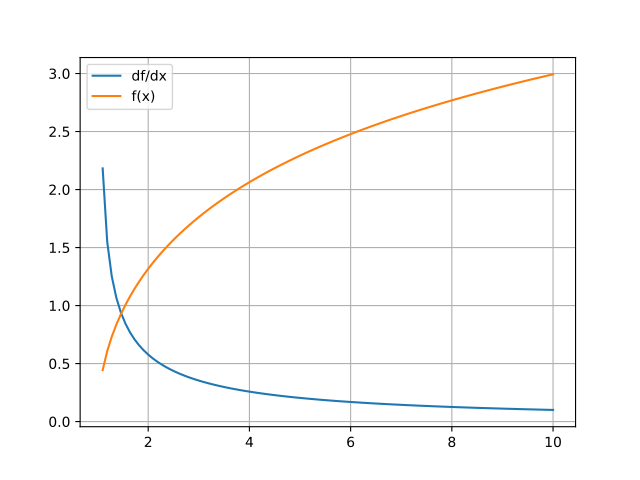

This figure's Python source:
import mygrad as mg
import matplotlib.pyplot as plt
x = mg.linspace(1.1, 10, 100)
y = mg.arccosh(x)
y.backward()
plt.plot(x, x.grad, label="df/dx")
plt.plot(x, y, label="f(x)")
plt.legend()
plt.grid()
plt.show()
